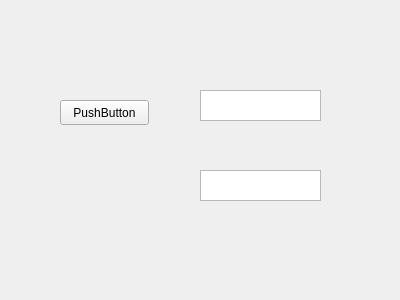
<?xml version="1.0" encoding="UTF-8"?>
<ui version="4.0">
 <class>TestPluginWidget</class>
 <widget class="QWidget" name="TestPluginWidget">
  <property name="geometry">
   <rect>
    <x>0</x>
    <y>0</y>
    <width>400</width>
    <height>300</height>
   </rect>
  </property>
  <property name="windowTitle">
   <string>Test plugin</string>
  </property>
  <widget class="QPushButton" name="pushButton">
   <property name="geometry">
    <rect>
     <x>60</x>
     <y>100</y>
     <width>89</width>
     <height>25</height>
    </rect>
   </property>
   <property name="text">
    <string>PushButton</string>
   </property>
  </widget>
  <widget class="QTextBrowser" name="pubText">
   <property name="geometry">
    <rect>
     <x>200</x>
     <y>90</y>
     <width>121</width>
     <height>31</height>
    </rect>
   </property>
  </widget>
  <widget class="QTextBrowser" name="subText">
   <property name="geometry">
    <rect>
     <x>200</x>
     <y>170</y>
     <width>121</width>
     <height>31</height>
    </rect>
   </property>
  </widget>
 </widget>
 <resources/>
 <connections/>
</ui>
